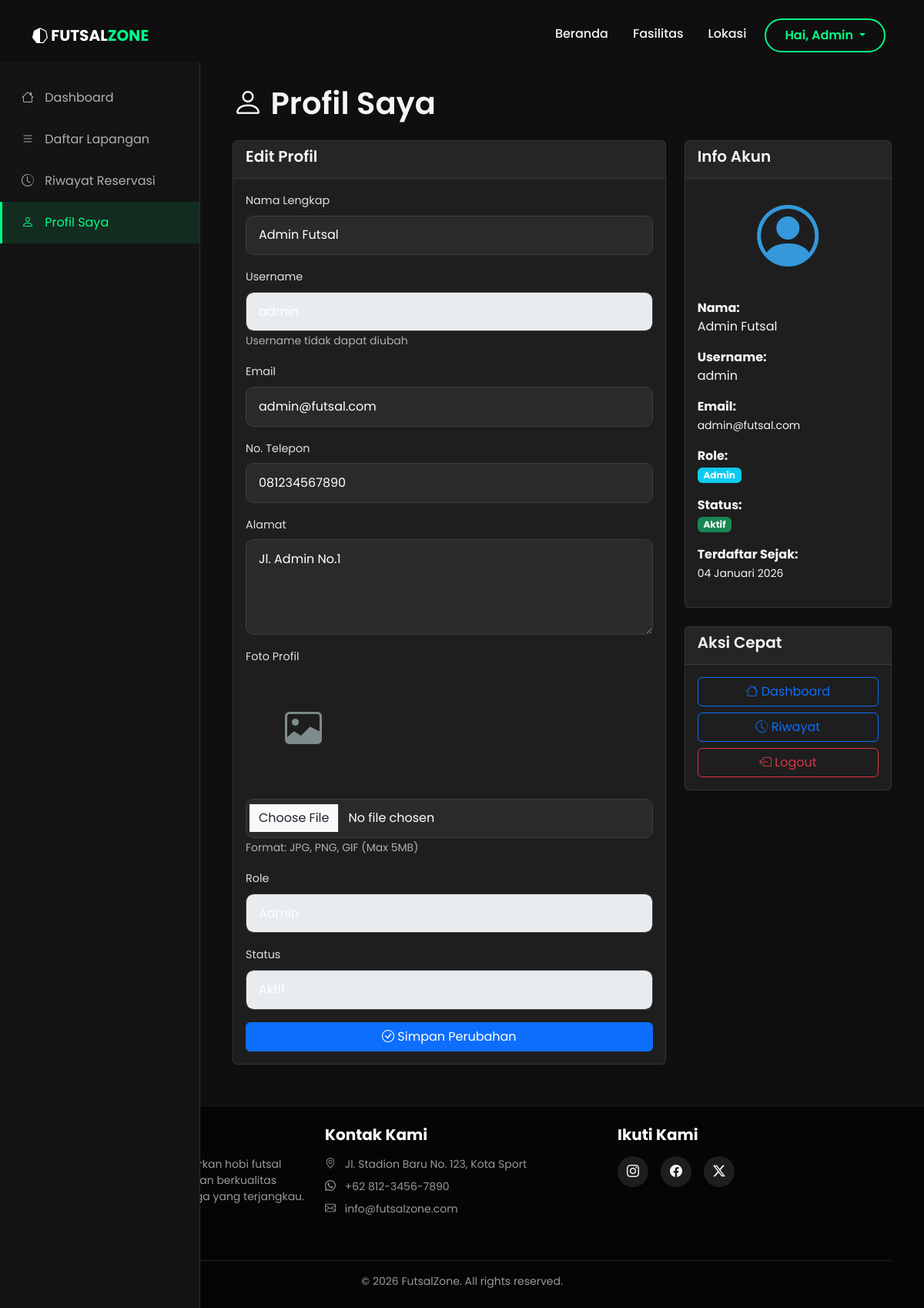
Screenshot of /?page=profil (signed in) with the database file from the repository.
### tables this page shows
CREATE TABLE users (
    id_user INT PRIMARY KEY AUTO_INCREMENT,
    username VARCHAR(50) NOT NULL UNIQUE,
    email VARCHAR(100) NOT NULL UNIQUE,
    password VARCHAR(255) NOT NULL,
    nama_lengkap VARCHAR(100) NOT NULL,
    no_telepon VARCHAR(15),
    alamat TEXT,
    foto_profil VARCHAR(255),
    role ENUM('admin', 'user') DEFAULT 'user',
    status ENUM('aktif', 'nonaktif') DEFAULT 'aktif',
    created_at TIMESTAMP DEFAULT CURRENT_TIMESTAMP,
    updated_at TIMESTAMP DEFAULT CURRENT_TIMESTAMP ON UPDATE CURRENT_TIMESTAMP
);

### config.php (called while the page is built, shortened)
<?php
function format_date($date) {
    $bulan = array('Januari', 'Februari', 'Maret', 'April', 'Mei', 'Juni', 'Juli', 'Agustus', 'September', 'Oktober', 'November', 'Desember');
    $tahun = substr($date, 0, 4);
    $bulan_ke = (int)substr($date, 5, 2);
    $hari = substr($date, 8, 2);
    return $hari . ' ' . $bulan[$bulan_ke - 1] . ' ' . $tahun;
}
?>

### pages/profil.php (the view, shortened to what this page needs)
<?php
$id_user = $_SESSION['id_user'];
$query = "SELECT * FROM users WHERE id_user = ?";
$stmt = $conn->prepare($query);
$stmt->bind_param("i", $id_user);
$stmt->execute();
$user = $stmt->get_result()->fetch_assoc();
?>
<div class="sidebar">
    <a href="?page=dashboard"><i class="bi bi-house"></i> Dashboard</a>
    <a href="?page=lapangan_user"><i class="bi bi-list"></i> Daftar Lapangan</a>
    <a href="?page=riwayat_reservasi"><i class="bi bi-clock-history"></i> Riwayat Reservasi</a>
    <a href="?page=profil" class="active"><i class="bi bi-person"></i> Profil Saya</a>
</div>
<div class="main-content">
    <div class="container-fluid">
        <h1 class="mb-4"><i class="bi bi-person"></i> Profil Saya</h1>
        <div class="row">
            <div class="col-md-8">
                <div class="card">
                    <div class="card-header">
                        <h5>Edit Profil</h5>
                    </div>
                    <div class="card-body">
                        <form method="POST" enctype="multipart/form-data">
                            <div class="mb-3">
                                <label for="nama_lengkap" class="form-label">Nama Lengkap</label>
                                <input type="text" class="form-control" id="nama_lengkap" name="nama_lengkap"
                                       value="<?php echo htmlspecialchars($user['nama_lengkap']); ?>" required>
                            </div>
                            <div class="mb-3">
                                <label for="username" class="form-label">Username</label>
                                <input type="text" class="form-control" id="username"
                                       value="<?php echo htmlspecialchars($user['username']); ?>" disabled>
                                <small class="text-muted">Username tidak dapat diubah</small>
                            </div>
                            <div class="mb-3">
                                <label for="email" class="form-label">Email</label>
                                <input type="email" class="form-control" id="email" name="email"
                                       value="<?php echo htmlspecialchars($user['email']); ?>" required>
                            </div>
                            <div class="mb-3">
                                <label for="no_telepon" class="form-label">No. Telepon</label>
                                <input type="text" class="form-control" id="no_telepon" name="no_telepon"
                                       value="<?php echo htmlspecialchars($user['no_telepon']); ?>">
                            </div>
                            <div class="mb-3">
                                <label for="alamat" class="form-label">Alamat</label>
                                <textarea class="form-control" id="alamat" name="alamat" rows="4"><?php echo htmlspecialchars($user['alamat']); ?></textarea>
                            </div>
                            <div class="mb-3">
                                <label for="foto_profil" class="form-label">Foto Profil</label>
                                <div style="margin-bottom: 15px;">
                                    <?php if (!empty($user['foto_profil'])): ?>
                                        <img src="<?php echo get_file_url($user['foto_profil']); ?>" alt="Foto Profil" style="width: 150px; height: 150px; border-radius: 10px; object-fit: cover; border: 2px solid #ddd;">
                                    <?php else: ?>
                                        <div style="width: 150px; height: 150px; border-radius: 10px; background: var(--light-bg); display: flex; align-items: center; justify-content: center;">
                                            <i class="bi bi-image" style="font-size: 3rem; color: #7f8c8d;"></i>
                                        </div>
                                    <?php endif; ?>
                                </div>
                                <input type="file" class="form-control" id="foto_profil" name="foto_profil" accept="image/*">
                                <small class="text-muted">Format: JPG, PNG, GIF (Max 5MB)</small>
                            </div>
                            <div class="mb-3">
                                <label for="role" class="form-label">Role</label>
                                <input type="text" class="form-control" id="role"
                                       value="<?php echo ucfirst($user['role']); ?>" disabled>
                            </div>
                            <div class="mb-3">
                                <label for="status" class="form-label">Status</label>
                                <input type="text" class="form-control" id="status"
                                       value="<?php echo ucfirst($user['status']); ?>" disabled>
                            </div>
                            <div class="d-grid gap-2">
                                <button type="submit" class="btn btn-primary"><i class="bi bi-check-circle"></i> Simpan Perubahan</button>
                            </div>
                        </form>
                    </div>
                </div>
            </div>
            <div class="col-md-4">
                <div class="card">
                    <div class="card-header">
                        <h5>Info Akun</h5>
                    </div>
                    <div class="card-body">
                        <div style="text-align: center; margin-bottom: 20px;">
                            <?php if (!empty($user['foto_profil'])): ?>
                                <img src="<?php echo get_file_url($user['foto_profil']); ?>" alt="Foto Profil" style="width: 120px; height: 120px; border-radius: 50%; object-fit: cover; border: 3px solid #3498db;">
                            <?php else: ?>
                                <i class="bi bi-person-circle" style="font-size: 5rem; color: #3498db;"></i>
                            <?php endif; ?>
                        </div>
                        <p>
                            <strong>Nama:</strong><br>
                            <?php echo htmlspecialchars($user['nama_lengkap']); ?>
                        </p>
                        <p>
                            <strong>Username:</strong><br>
                            <?php echo htmlspecialchars($user['username']); ?>
                        </p>
                        <p>
                            <strong>Email:</strong><br>
                            <small><?php echo htmlspecialchars($user['email']); ?></small>
                        </p>
                        <p>
                            <strong>Role:</strong><br>
                            <span class="badge bg-info"><?php echo ucfirst($user['role']); ?></span>
                        </p>
                        <p>
                            <strong>Status:</strong><br>
                            <span class="badge bg-success"><?php echo ucfirst($user['status']); ?></span>
                        </p>
                        <p>
                            <strong>Terdaftar Sejak:</strong><br>
                            <small><?php echo format_date(date('Y-m-d', strtotime($user['created_at']))); ?></small>
                        </p>
                    </div>
                </div>
                <div class="card mt-3">
                    <div class="card-header">
                        <h5>Aksi Cepat</h5>
                    </div>
                    <div class="card-body d-grid gap-2">
                        <a href="?page=dashboard" class="btn btn-outline-primary">
                            <i class="bi bi-house"></i> Dashboard
                        </a>
                        <a href="?page=riwayat_reservasi" class="btn btn-outline-primary">
                            <i class="bi bi-clock-history"></i> Riwayat
                        </a>
                        <a href="?page=logout" class="btn btn-outline-danger">
                            <i class="bi bi-box-arrow-left"></i> Logout
                        </a>
                    </div>
                </div>
            </div>
        </div>
    </div>
</div>

### style.css (style rules this page uses)
:root { --primary-color: #00ff88; --secondary-color: #1a1a1a; --dark-bg: #0f0f0f; --card-bg: #1e1e1e; --text-light: #f5f5f5; --text-muted: #b0b0b0; --sidebar-width: 260px; }
body { font-family: 'Poppins', sans-serif; background-color: var(--dark-bg); color: var(--text-light); overflow-x: hidden; margin-top: 80px; }
h1, h2, h3, h4, h5, h6 { font-weight: 600; color: var(--text-light); }
.text-muted { color: var(--text-muted) !important; }
.card { background-color: var(--card-bg); color: var(--text-light); border: 1px solid rgba(255, 255, 255, 0.1); margin-bottom: 1.5rem; }
.card-header { background-color: rgba(255, 255, 255, 0.03); border-bottom: 1px solid rgba(255, 255, 255, 0.1); font-weight: 600; }
.sidebar { position: fixed; top: 80px; bottom: 0; left: 0; z-index: 100; padding: 20px 0 0; width: var(--sidebar-width); background-color: #141414; border-right: 1px solid rgba(255, 255, 255, 0.1); overflow-y: auto; transition: all 0.3s ease; }
.sidebar a { padding: 15px 25px; text-decoration: none; font-size: 1rem; color: var(--text-muted); display: block; transition: 0.3s; border-left: 3px solid transparent; }
.sidebar a.active { color: var(--primary-color); background-color: rgba(0, 255, 136, 0.1); border-left-color: var(--primary-color); }
.sidebar i { margin-right: 10px; width: 20px; text-align: center; }
.main-content { margin-left: var(--sidebar-width); padding: 30px; transition: all 0.3s ease; }
.form-control, .form-select { background-color: #2a2a2a; border: 1px solid #404040; color: #ffffff !important; padding: 0.8rem 1rem; border-radius: 10px; }
.form-control::placeholder { color: #adadad !important; opacity: 1; }
.form-label { color: #e0e0e0; font-size: 0.9rem; margin-bottom: 0.5rem; }

### rows the page displays
users: nama_lengkap "Admin Futsal", username "admin", email "admin@futsal.com", no_telepon "081234567890", alamat "Jl. Admin No.1", role "Admin", status "Aktif", created_at "04 Januari 2026"

### other values shown
explode(' ', $_SESSION['nama_lengkap'])[0] "Admin"
